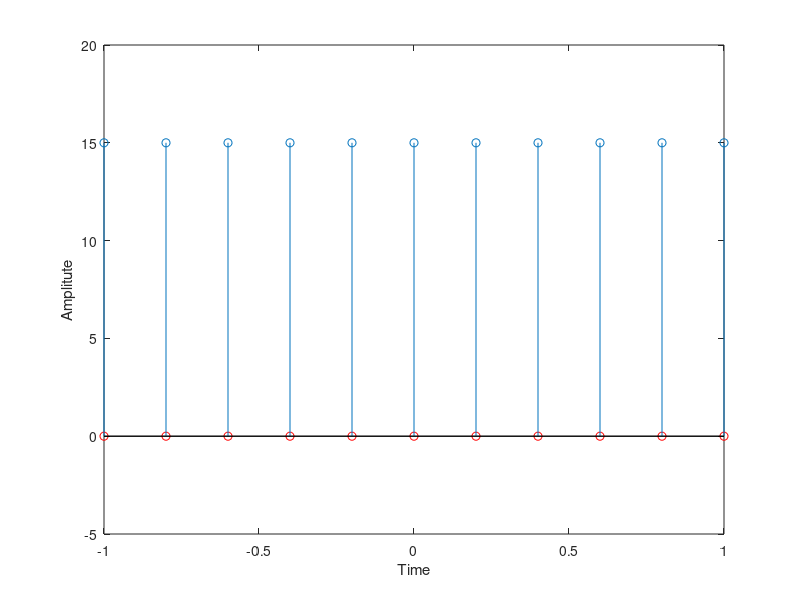

MATLAB code for this plot:
clear all; clc;
A=15;
%F=input('Enter the frequency \n');
Fs=input('Enter sampling frequency \n');
Ts=1/Fs;
t=[-1:.001:1];
T=[-1:Ts:1];
X=A*cos(2*pi*10*T+.5*pi);
Y=A*cos(2*pi*50*T);
title('sinusoidal signal');
stem(T,X,'r'); hold on;
stem(T,Y);
ylabel('Amplitute');
xlabel('Time');


